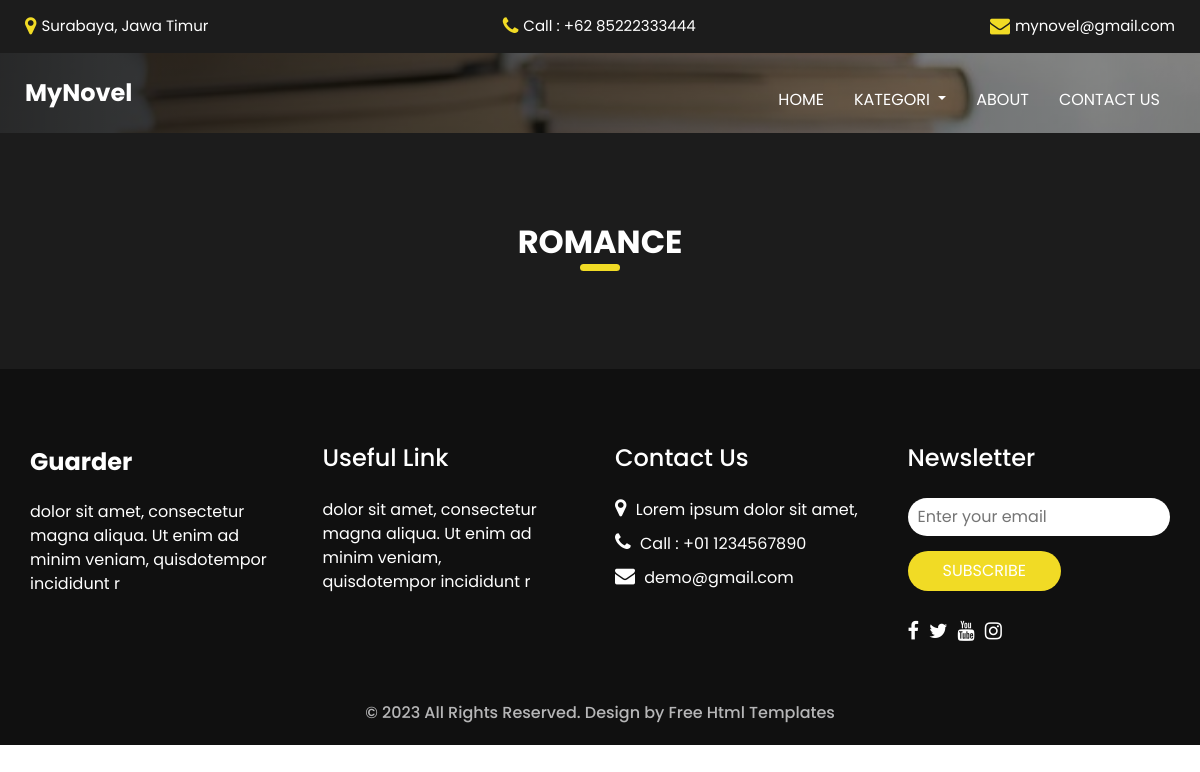
The app's page /romance.php, older data.
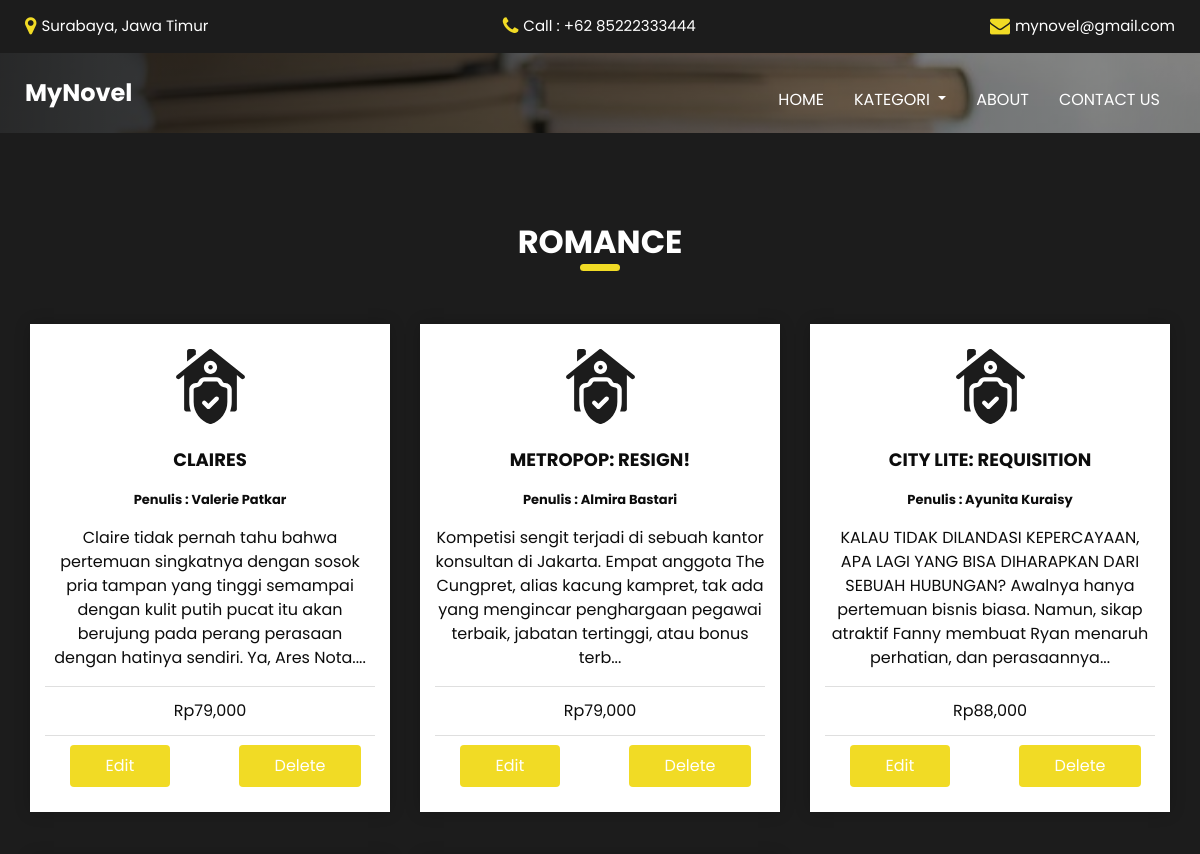
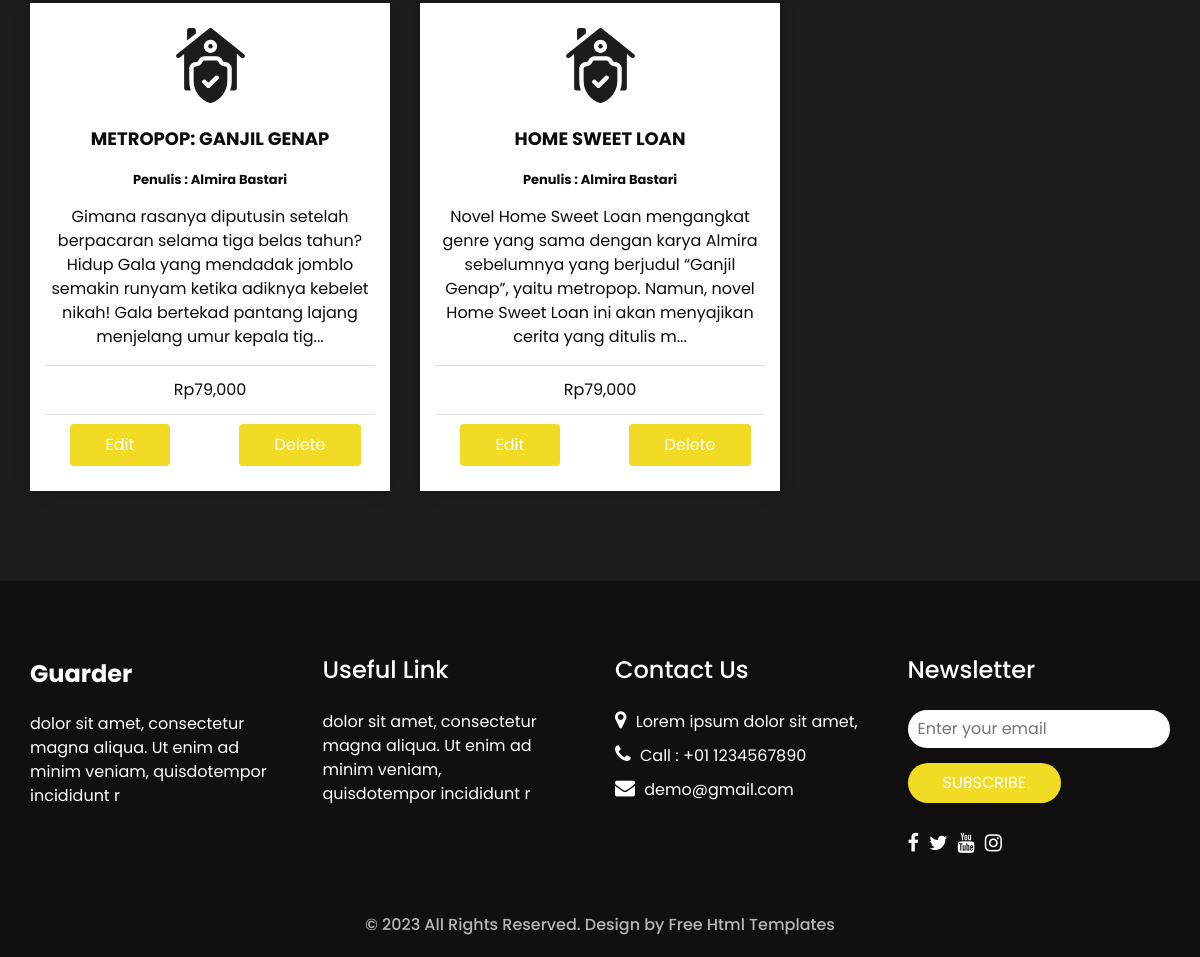
The same page, newer data (2 pictures, top to bottom).
### tables this page shows
CREATE TABLE `novel` (
  `id_novel` int(11) NOT NULL,
  `id_kategori` int(11) NOT NULL,
  `id_penulis` int(11) NOT NULL,
  `judul` varchar(255) NOT NULL,
  `ket` text NOT NULL,
  `harga` int(11) NOT NULL
);

CREATE TABLE `penulis` (
  `id_penulis` int(11) NOT NULL,
  `nama_penulis` varchar(255) NOT NULL
);

### romance.php (the view, shortened to what this page needs)
<!DOCTYPE html>
<html>
<head>
    <link rel="stylesheet" type="text/css" href="css/bootstrap.css" />
    <link href="css/style.css" rel="stylesheet" />
    <link href="css/responsive.css" rel="stylesheet" />
</head>
<body class="sub_page">
    <div class="hero_area">
        <div class="hero_bg_box">
            <div class="img-box">
                <img src="images/about.jpg" alt="">
            </div>
        </div>
        <header class="header_section">
            <div class="header_top">
                <div class="container-fluid">
                    <div class="contact_link-container">
                        <a href="" class="contact_link1">
                            <i class="fa fa-map-marker" aria-hidden="true"></i>
                            <span>
                                Surabaya, Jawa Timur
                            </span>
                        </a>
                        <a href="" class="contact_link2">
                            <i class="fa fa-phone" aria-hidden="true"></i>
                            <span>
                                Call : +62 85222333444
                            </span>
                        </a>
                        <a href="" class="contact_link3">
                            <i class="fa fa-envelope" aria-hidden="true"></i>
                            <span>
                                mynovel@gmail.com
                            </span>
                        </a>
                    </div>
                </div>
            </div>
            <div class="header_bottom">
                <div class="container-fluid">
                    <nav class="navbar navbar-expand-lg custom_nav-container">
                        <a class="navbar-brand" href="index.html">
                            <span>
                                MyNovel
                            </span>
                        </a>
                        <div class="collapse navbar-collapse ml-auto" id="navbarSupportedContent">
                            <ul class="navbar-nav  ">
                                <li class="nav-item ">
                                    <a class="nav-link" href="index.html">Home <span class="sr-only">(current)</span></a>
                                </li>
                                <li class="nav-item">
                                    <div class="div dropdown show">
                                        <a class="nav-link dropdown-toggle" href="kategori.html" id="dropdownMenuLink" data-toggle="dropdown" aria-haspopup="true" aria-expanded="false"> Kategori
                                        </a>
                                    </div>
                                </li>
                                <li class="nav-item">
                                    <a class="nav-link" href="about.html"> About</a>
                                </li>
                                <li class="nav-item">
                                    <a class="nav-link" href="contact.php">Contact us</a>
                                </li>
                            </ul>
                        </div>
                    </nav>
                </div>
            </div>
        </header>
    </div>
    <section class="service_section layout_padding ">
        <div class="container">
            <div class="heading_container heading_center">
                <h2>
                    Romance
                </h2>
            </div>
            <div class="row">
                <?php
                include "back-end/connection.php";
                $novel = mysqli_query($connection, "SELECT * FROM novel JOIN penulis ON novel.id_penulis = penulis.id_penulis JOIN kategori ON novel.id_kategori = kategori.id_kategori WHERE novel.id_kategori = 1");
                foreach ($novel as $key => $novel1) {
                ?>
                    <div class="col-md-4">
                        <div class="box ">
                            <div class="img-box">
                            </div>
                            <div class="detail-box">
                                <h6>
                                    <?php echo $novel1["judul"]; ?>
                                </h6>
                                <p style="font-weight: bold; font-size:small">
                                    Penulis : <?php echo $novel1["nama_penulis"]; ?>
                                </p>
                                <p>
                                    <?php
                                    echo substr($novel1["ket"], 0, 200) . "...";
                                    ?>
                                </p>
                                <ul class="list-group list-group-flush">
                                    <li class="list-group-item">Rp<?php echo number_format($novel1["harga"]); ?></li>
                                </ul>
                                <div class="row">
                                    <div class="col">
                                        <a href="edit_novel.php?id_novel=<?php echo $novel1["id_novel"] ?>" class="btn">Edit</a>
                                    </div>
                                    <div class="col">
                                        <a href="back-end/proses_delete_novel.php?id_novel=<?php echo $novel1["id_novel"] ?>" class="btn" onclick="return confirm('Are you sure you want to delete this item?');">Delete</a>
                                    </div>
                                </div>
                            </div>
                        </div>
                    </div>
                <?php } ?>
            </div>
        </div>
    </section>
    <section class="info_section ">
        <div class="container">
            <div class="row">
                <div class="col-md-3">
                    <div class="info_logo">
                        <a class="navbar-brand" href="index.html">
                            <span>
                                Guarder
                            </span>
                        </a>
                        <p>
                            dolor sit amet, consectetur magna aliqua. Ut enim ad minim veniam, quisdotempor incididunt r
                        </p>
                    </div>
                </div>
                <div class="col-md-3">
                    <div class="info_links">
                        <h5>
                            Useful Link
                        </h5>
                        <ul>
                            <li>
                                <a href="">
                                    dolor sit amet, consectetur
                                </a>
                            </li>
                            <li>
                                <a href="">
                                    magna aliqua. Ut enim ad
                                </a>
                            </li>
                            <li>
                                <a href="">
                                    minim veniam,
                                </a>
                            </li>
                            <li>
                                <a href="">
                                    quisdotempor incididunt r
                                </a>
                            </li>
                        </ul>
                    </div>
                </div>
                <div class="col-md-3">
                    <div class="info_info">
                        <h5>
                            Contact Us
                        </h5>
                    </div>
                    <div class="info_contact">
                        <a href="" class="">
                            <i class="fa fa-map-marker" aria-hidden="true"></i>
                            <span>
                                Lorem ipsum dolor sit amet,
                            </span>
                        </a>
                        <a href="" class="">
                            <i class="fa fa-phone" aria-hidden="true"></i>
                            <span>
                                Call : +01 1234567890
                            </span>
                        </a>
                        <a href="" class="">
                            <i class="fa fa-envelope" aria-hidden="true"></i>
                            <span>
                                demo@gmail.com
                            </span>
                        </a>
                    </div>
                </div>
                <div class="col-md-3">
                    <div class="info_form ">
                        <h5>
                            Newsletter
                        </h5>
                        <form action="#">
                            <input type="email" placeholder="Enter your email">
                            <button>
                                Subscribe
                            </button>
                        </form>
                        <div class="social_box">
                            <a href="">
                                <i class="fa fa-facebook" aria-hidden="true"></i>
                            </a>
                            <a href="">
                                <i class="fa fa-twitter" aria-hidden="true"></i>
                            </a>
                            <a href="">
                                <i class="fa fa-youtube" aria-hidden="true"></i>
                            </a>
                            <a href="">
                                <i class="fa fa-instagram" aria-hidden="true"></i>
                            </a>
                        </div>
                    </div>
                </div>
            </div>
        </div>
    </section>
    <footer class="container-fluid footer_section">
        <p>
            &copy; <span id="currentYear"></span> All Rights Reserved. Design by
            <a href="https://html.design/">Free Html Templates</a>
        </p>
    </footer>
</body>
</html>

### css/responsive.css (style rules this page uses)
@media (min-width: 1200px) { .container { max-width: 1170px; } }

Row changes from the older to the newer data that the page shows:
added novel: judul "CLAIRES", id_penulis.nama_penulis "Valerie Patkar", ket "Claire tidak pernah tahu bahwa pertemuan singkatnya dengan sosok pria tampan yang tinggi semampai dengan kulit putih pucat itu akan berujung pada perang perasaan dengan hatinya sendiri. Ya, Ares Nota.", harga "79,000"
added novel: judul "METROPOP: RESIGN!", id_penulis.nama_penulis "Almira Bastari", ket "Kompetisi sengit terjadi di sebuah kantor konsultan di Jakarta. Empat anggota The Cungpret, alias kacung kampret, tak ada yang mengincar penghargaan pegawai terbaik, jabatan tertinggi, atau bonus terb", harga "79,000"
added novel: judul "CITY LITE: REQUISITION", id_penulis.nama_penulis "Ayunita Kuraisy", ket "KALAU TIDAK DILANDASI KEPERCAYAAN, APA LAGI YANG BISA DIHARAPKAN DARI SEBUAH HUBUNGAN? Awalnya hanya pertemuan bisnis biasa. Namun, sikap atraktif Fanny membuat Ryan menaruh perhatian, dan perasaannya", harga "88,000"
added novel: judul "METROPOP: GANJIL GENAP", id_penulis.nama_penulis "Almira Bastari", ket "Gimana rasanya diputusin setelah berpacaran selama tiga belas tahun? Hidup Gala yang mendadak jomblo semakin runyam ketika adiknya kebelet nikah! Gala bertekad pantang lajang menjelang umur kepala tig", harga "79,000"
added novel: judul "HOME SWEET LOAN", id_penulis.nama_penulis "Almira Bastari", ket "Novel Home Sweet Loan mengangkat genre yang sama dengan karya Almira sebelumnya yang berjudul “Ganjil Genap”, yaitu metropop. Namun, novel Home Sweet Loan ini akan menyajikan cerita yang ditulis m", harga "79,000"
